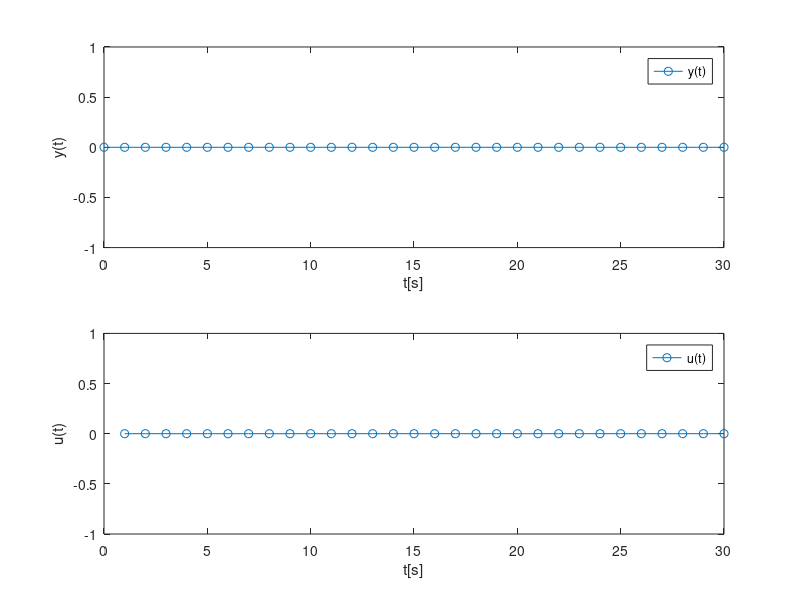

This chart was generated by the following MATLAB code:
clc
clear all

%Problem 2b Model Predictive Control. From Excercise 5

r = 1;
N= 30;
x0 = [0 0 1]';
nx = 3;
nu = 1;

b_length = ([1 1 2 4 8 14]);
n = length(b_length);

% System matrices
Ad = [0 0 0;0 0 1;0.1 -0.79 1.78];
Bd = [1 0 0.1]';
Cd = [0 0 1];

%Cost function weights
Q = [0 0 0;0 0 0;0 0 1];
R = r;

%Objective function. 0.5z'Gz
G1 = kron(eye(N),2*Q);
G2 = kron(eye(n),2*R);
G = blkdiag(G1,G2);

% Equality constraint
Aeq_c1 = eye(N*nx);                             % Component 1 of A_eq
Aeq_c2 = kron(diag(ones(N-1,1),-1), -Ad);        % Component 2 of A_eq
ones_block = blkdiag(ones(b_length(1),1), ...
                     ones(b_length(2),1), ...
                     ones(b_length(3),1), ...
                     ones(b_length(4),1), ...
                     ones(b_length(5),1), ...
                     ones(b_length(6),1));      % Block-diagonal matrix of 1-vectors
Aeq_c3 = kron(ones_block, -Bd);                  % Component 3 of A_eq
Aeq = [Aeq_c1 + Aeq_c2, Aeq_c3];

%Upper and lower bounds
x_lb = -Inf(3*N,1);
x_ub = Inf(3*N,1);

u_lb = -1*ones(n,1);
u_ub = ones(n,1);

lb = [x_lb; u_lb];
ub = [x_ub; u_ub];

x = zeros(nx,N+1);
u = zeros(nu,N);
x(:,1) = x0;


beq = zeros(nx*N,1);

for i = 1:N
    beq(1:3,1) = Ad*x(:,i);
    
    [sol,fval,exitflag,output] = quadprog(G,[],[],[],Aeq,beq,lb,ub);
    
    x(:,i) = sol(1:3);
    u_blocks = sol(nx*N+1:nx*N+n);

    u(i) = u_blocks(1);
    
    x(:,i+1) = Ad*x(:,i) + Bd*u(i);

end

t = 1:N;

figure
subplot(211)
plot([0 t],x(3,:),'-o')
legend y(t)
xlabel('t[s]')
ylabel('y(t)')


subplot(212)
plot(t,u,'-o')
legend u(t)
xlabel('t[s]')
ylabel('u(t)')